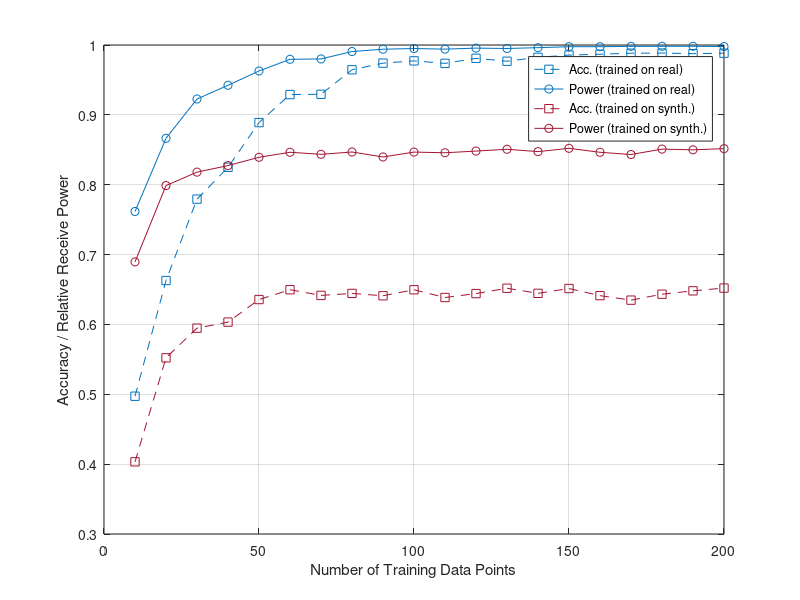

This figure's MATLAB source:
load('all_acc_train_on_real4.mat');
load('all_pwr_train_on_real4.mat');
load('all_acc_train_on_synth_DFT.mat');
load('all_pwr_train_on_synth_DFT.mat');


all_acc_train_on_real4 = squeeze(mean(all_acc_train_on_real4, 2));
all_pwr_train_on_real4 = squeeze(mean(all_pwr_train_on_real4, 2));
all_acc_train_on_synth4 = squeeze(mean(all_acc_train_on_synth_DFT, 2));
all_pwr_train_on_synth4 = squeeze(mean(all_pwr_train_on_synth_DFT, 2));

num_data = 10:10:200;
% plot(num_data, all_acc_train_on_real3(1, i), '--s', "Color", "#0072BD");
% hold on
% plot(num_data, all_pwr_train_on_real3(1, i), '-o', "Color", "#0072BD");
% hold on
% plot(num_data, all_acc_train_on_synth3(1, i), '--s', "Color", "#A2142F");
% hold on
% plot(num_data, all_pwr_train_on_synth3(1, i), '-o', "Color", "#A2142F");
% grid on
figure;
plot(num_data, all_acc_train_on_real4(2, :), '--s', "Color", "#0072BD");
hold on
plot(num_data, all_pwr_train_on_real4(2, :), '-o', "Color", "#0072BD");
hold on
plot(num_data, all_acc_train_on_synth4(2, :), '--s', "Color", "#A2142F");
hold on
plot(num_data, all_pwr_train_on_synth4(2, :), '-o', "Color", "#A2142F");
grid on

xlabel('Number of Training Data Points');
ylabel('Accuracy / Relative Receive Power');

ylim([0.3, 1]);
legend('Acc. (trained on real)', 'Power (trained on real)', 'Acc. (trained on synth.)', 'Power (trained on synth.)');